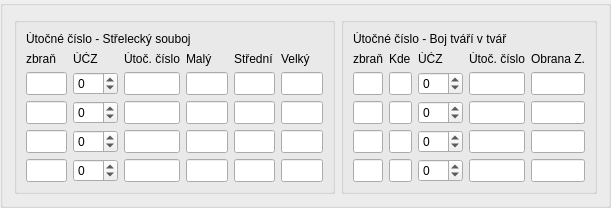
   <widget class="QGroupBox" name="gridGroupBox_7">
    <property name="geometry">
     <rect>
      <x>240</x>
      <y>459</y>
      <width>611</width>
      <height>171</height>
     </rect>
    </property>
    <layout class="QGridLayout" name="gridLayout_8">
     <item row="0" column="2">
      <widget class="QGroupBox" name="groupBox">
       <layout class="QGridLayout" name="gridLayout_7">
        <item row="5" column="4">
         <widget class="QLineEdit" name="lineEdit_31">
          <property name="font">
           <font>
            <pointsize>10</pointsize>
           </font>
          </property>
          <property name="inputMask">
           <string>####</string>
          </property>
         </widget>
        </item>
        <item row="2" column="1">
         <widget class="QLineEdit" name="lineEdit_35">
          <property name="font">
           <font>
            <pointsize>10</pointsize>
           </font>
          </property>
         </widget>
        </item>
        <item row="0" column="0" colspan="5">
         <widget class="QLabel" name="label_32">
          <property name="text">
           <string>Útočné číslo - Boj tváří v tvář</string>
          </property>
         </widget>
        </item>
        <item row="2" column="3">
         <widget class="QLineEdit" name="lineEdit_40">
          <property name="font">
           <font>
            <pointsize>10</pointsize>
           </font>
          </property>
          <property name="inputMask">
           <string>####</string>
          </property>
         </widget>
        </item>
        <item row="1" column="3">
         <widget class="QLabel" name="label_30">
          <property name="text">
           <string>Útoč. číslo</string>
          </property>
         </widget>
        </item>
        <item row="4" column="2">
         <widget class="QSpinBox" name="spinBox_6">
          <property name="minimum">
           <number>-99</number>
          </property>
         </widget>
        </item>
        <item row="2" column="0">
         <widget class="QLineEdit" name="lineEdit_34">
          <property name="font">
           <font>
            <pointsize>10</pointsize>
           </font>
          </property>
         </widget>
        </item>
        <item row="6" column="3">
         <widget class="QLineEdit" name="lineEdit_36">
          <property name="font">
           <font>
            <pointsize>10</pointsize>
           </font>
          </property>
          <property name="inputMask">
           <string>####</string>
          </property>
         </widget>
        </item>
        <item row="1" column="1">
         <widget class="QLabel" name="label_29">
          <property name="text">
           <string>Kde</string>
          </property>
         </widget>
        </item>
        <item row="5" column="0">
         <widget class="QLineEdit" name="lineEdit_37">
          <property name="font">
           <font>
            <pointsize>10</pointsize>
           </font>
          </property>
         </widget>
        </item>
        <item row="1" column="4">
         <widget class="QLabel" name="label_31">
          <property name="text">
           <string>Obrana Z.</string>
          </property>
         </widget>
        </item>
        <item row="5" column="3">
         <widget class="QLineEdit" name="lineEdit_33">
          <property name="font">
           <font>
            <pointsize>10</pointsize>
           </font>
          </property>
          <property name="inputMask">
           <string>####</string>
          </property>
         </widget>
        </item>
        <item row="6" column="4">
         <widget class="QLineEdit" name="lineEdit_42">
          <property name="font">
           <font>
            <pointsize>10</pointsize>
           </font>
          </property>
          <property name="inputMask">
           <string>####</string>
          </property>
         </widget>
        </item>
        <item row="4" column="0">
         <widget class="QLineEdit" name="lineEdit_41">
          <property name="font">
           <font>
            <pointsize>10</pointsize>
           </font>
          </property>
         </widget>
        </item>
        <item row="6" column="2">
         <widget class="QSpinBox" name="spinBox_5">
          <property name="minimum">
           <number>-99</number>
          </property>
         </widget>
        </item>
        <item row="2" column="2">
         <widget class="QSpinBox" name="spinBox_7">
          <property name="minimum">
           <number>-99</number>
          </property>
         </widget>
        </item>
        <item row="5" column="2">
         <widget class="QSpinBox" name="spinBox_8">
          <property name="minimum">
           <number>-99</number>
          </property>
         </widget>
        </item>
        <item row="1" column="0">
         <widget class="QLabel" name="label_27">
          <property name="text">
           <string>zbraň</string>
          </property>
         </widget>
        </item>
        <item row="2" column="4">
         <widget class="QLineEdit" name="lineEdit_28">
          <property name="font">
           <font>
            <pointsize>10</pointsize>
           </font>
          </property>
          <property name="inputMask">
           <string>####</string>
          </property>
         </widget>
        </item>
        <item row="4" column="3">
         <widget class="QLineEdit" name="lineEdit_32">
          <property name="font">
           <font>
            <pointsize>10</pointsize>
           </font>
          </property>
          <property name="inputMask">
           <string>####</string>
          </property>
         </widget>
        </item>
        <item row="4" column="4">
         <widget class="QLineEdit" name="lineEdit_39">
          <property name="font">
           <font>
            <pointsize>10</pointsize>
           </font>
          </property>
          <property name="inputMask">
           <string>####</string>
          </property>
         </widget>
        </item>
        <item row="6" column="0">
         <widget class="QLineEdit" name="lineEdit_27">
          <property name="font">
           <font>
            <pointsize>10</pointsize>
           </font>
          </property>
         </widget>
        </item>
        <item row="5" column="1">
         <widget class="QLineEdit" name="lineEdit_29">
          <property name="font">
           <font>
            <pointsize>10</pointsize>
           </font>
          </property>
         </widget>
        </item>
        <item row="4" column="1">
         <widget class="QLineEdit" name="lineEdit_38">
          <property name="font">
           <font>
            <pointsize>10</pointsize>
           </font>
          </property>
         </widget>
        </item>
        <item row="6" column="1">
         <widget class="QLineEdit" name="lineEdit_30">
          <property name="font">
           <font>
            <pointsize>10</pointsize>
           </font>
          </property>
         </widget>
        </item>
        <item row="1" column="2">
         <widget class="QLabel" name="label_28">
          <property name="text">
           <string>ÚĆZ</string>
          </property>
         </widget>
        </item>
       </layout>
      </widget>
     </item>
     <item row="0" column="1">
      <widget class="QGroupBox" name="groupBox">
       <layout class="QGridLayout" name="gridLayout_6">
        <item row="4" column="5">
         <widget class="QLineEdit" name="lineEdit_13">
          <property name="font">
           <font>
            <pointsize>10</pointsize>
           </font>
          </property>
          <property name="inputMask">
           <string>####</string>
          </property>
         </widget>
        </item>
        <item row="4" column="6">
         <widget class="QLineEdit" name="lineEdit_14">
          <property name="font">
           <font>
            <pointsize>10</pointsize>
           </font>
          </property>
          <property name="inputMask">
           <string>####</string>
          </property>
          <property name="maxLength">
           <number>4</number>
          </property>
         </widget>
        </item>
        <item row="8" column="1" colspan="2">
         <widget class="QSpinBox" name="spinBox_4">
          <property name="minimum">
           <number>-99</number>
          </property>
         </widget>
        </item>
        <item row="8" column="0">
         <widget class="QLineEdit" name="lineEdit_20">
          <property name="font">
           <font>
            <pointsize>10</pointsize>
           </font>
          </property>
         </widget>
        </item>
        <item row="7" column="5">
         <widget class="QLineEdit" name="lineEdit_22">
          <property name="font">
           <font>
            <pointsize>10</pointsize>
           </font>
          </property>
          <property name="inputMask">
           <string>####</string>
          </property>
         </widget>
        </item>
        <item row="7" column="6">
         <widget class="QLineEdit" name="lineEdit_25">
          <property name="font">
           <font>
            <pointsize>10</pointsize>
           </font>
          </property>
          <property name="inputMask">
           <string>####</string>
          </property>
         </widget>
        </item>
        <item row="6" column="4">
         <widget class="QLineEdit" name="lineEdit_44">
          <property name="font">
           <font>
            <pointsize>10</pointsize>
           </font>
          </property>
          <property name="inputMask">
           <string>####</string>
          </property>
         </widget>
        </item>
        <item row="8" column="3">
         <widget class="QLineEdit" name="lineEdit_17">
          <property name="font">
           <font>
            <pointsize>10</pointsize>
           </font>
          </property>
          <property name="inputMask">
           <string>####</string>
          </property>
         </widget>
        </item>
        <item row="1" column="1" colspan="2">
         <widget class="QLabel" name="label_21">
          <property name="text">
           <string>ÚĆZ</string>
          </property>
         </widget>
        </item>
        <item row="7" column="1" colspan="2">
         <widget class="QSpinBox" name="spinBox_3">
          <property name="minimum">
           <number>-99</number>
          </property>
         </widget>
        </item>
        <item row="1" column="6">
         <widget class="QLabel" name="label_23">
          <property name="text">
           <string>Velký</string>
          </property>
         </widget>
        </item>
        <item row="4" column="4">
         <widget class="QLineEdit" name="lineEdit_43">
          <property name="font">
           <font>
            <pointsize>10</pointsize>
           </font>
          </property>
          <property name="inputMask">
           <string>####</string>
          </property>
         </widget>
        </item>
        <item row="4" column="1" colspan="2">
         <widget class="QSpinBox" name="spinBox">
          <property name="minimum">
           <number>-99</number>
          </property>
         </widget>
        </item>
        <item row="1" column="0">
         <widget class="QLabel" name="label_25">
          <property name="text">
           <string>zbraň</string>
          </property>
         </widget>
        </item>
        <item row="4" column="3">
         <widget class="QLineEdit" name="lineEdit_12">
          <property name="font">
           <font>
            <pointsize>10</pointsize>
           </font>
          </property>
          <property name="inputMask">
           <string>####</string>
          </property>
         </widget>
        </item>
        <item row="7" column="4">
         <widget class="QLineEdit" name="lineEdit_45">
          <property name="font">
           <font>
            <pointsize>10</pointsize>
           </font>
          </property>
          <property name="inputMask">
           <string>####</string>
          </property>
         </widget>
        </item>
        <item row="1" column="3">
         <widget class="QLabel" name="label_22">
          <property name="text">
           <string>Útoč. číslo</string>
          </property>
         </widget>
        </item>
        <item row="6" column="3">
         <widget class="QLineEdit" name="lineEdit_16">
          <property name="font">
           <font>
            <pointsize>10</pointsize>
           </font>
          </property>
          <property name="inputMask">
           <string>####</string>
          </property>
         </widget>
        </item>
        <item row="6" column="1" colspan="2">
         <widget class="QSpinBox" name="spinBox_2">
          <property name="minimum">
           <number>-99</number>
          </property>
         </widget>
        </item>
        <item row="6" column="7">
         <spacer name="horizontalSpacer_3">
          <property name="orientation">
           <enum>Qt::Horizontal</enum>
          </property>
          <property name="sizeHint" stdset="0">
           <size>
            <width>40</width>
            <height>20</height>
           </size>
          </property>
         </spacer>
        </item>
        <item row="8" column="6">
         <widget class="QLineEdit" name="lineEdit_26">
          <property name="font">
           <font>
            <pointsize>10</pointsize>
           </font>
          </property>
          <property name="inputMask">
           <string>####</string>
          </property>
         </widget>
        </item>
        <item row="8" column="4">
         <widget class="QLineEdit" name="lineEdit_46">
          <property name="font">
           <font>
            <pointsize>10</pointsize>
           </font>
          </property>
          <property name="inputMask">
           <string>####</string>
          </property>
         </widget>
        </item>
        <item row="7" column="0">
         <widget class="QLineEdit" name="lineEdit_19">
          <property name="font">
           <font>
            <pointsize>10</pointsize>
           </font>
          </property>
         </widget>
        </item>
        <item row="1" column="4">
         <widget class="QLabel" name="label_33">
          <property name="text">
           <string>Malý</string>
          </property>
         </widget>
        </item>
        <item row="7" column="3">
         <widget class="QLineEdit" name="lineEdit_15">
          <property name="font">
           <font>
            <pointsize>10</pointsize>
           </font>
          </property>
          <property name="inputMask">
           <string>####</string>
          </property>
         </widget>
        </item>
        <item row="6" column="5">
         <widget class="QLineEdit" name="lineEdit_21">
          <property name="font">
           <font>
            <pointsize>10</pointsize>
           </font>
          </property>
          <property name="inputMask">
           <string>####</string>
          </property>
         </widget>
        </item>
        <item row="6" column="6">
         <widget class="QLineEdit" name="lineEdit_24">
          <property name="font">
           <font>
            <pointsize>10</pointsize>
           </font>
          </property>
          <property name="inputMask">
           <string>####</string>
          </property>
         </widget>
        </item>
        <item row="0" column="0" colspan="7">
         <widget class="QLabel" name="label_26">
          <property name="text">
           <string>Útočné číslo - Střelecký souboj</string>
          </property>
         </widget>
        </item>
        <item row="4" column="0">
         <widget class="QLineEdit" name="lineEdit_11">
          <property name="font">
           <font>
            <pointsize>10</pointsize>
           </font>
          </property>
          <property name="text">
           <string/>
          </property>
         </widget>
        </item>
        <item row="6" column="0">
         <widget class="QLineEdit" name="lineEdit_18">
          <property name="font">
           <font>
            <pointsize>10</pointsize>
           </font>
          </property>
         </widget>
        </item>
        <item row="8" column="5">
         <widget class="QLineEdit" name="lineEdit_23">
          <property name="font">
           <font>
            <pointsize>10</pointsize>
           </font>
          </property>
          <property name="inputMask">
           <string>####</string>
          </property>
         </widget>
        </item>
        <item row="1" column="5">
         <widget class="QLabel" name="label_24">
          <property name="text">
           <string>Střední</string>
          </property>
         </widget>
        </item>
       </layout>
      </widget>
     </item>
    </layout>
   </widget>
